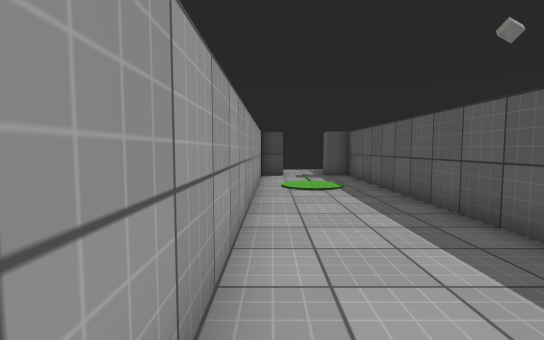
View 1 (above)

12 first-person views from a walk through a scene from a Unity 3-D project. The camera is 1.2 m above the floor, tilts 4° down and sees 85° across. Doors are open. The floor is counted in squares, 1 m on a side. Each view is taken from the middle of a square. On the plan, view 1 faces up. The plan holds only what a view shows up to about 13 squares ahead; the rest is blank. The place goes on beyond the plan. Surface patterns are stand-ins for the level's own textures.

View 2
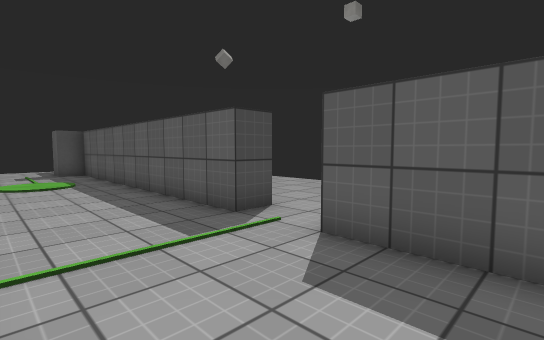

View 3
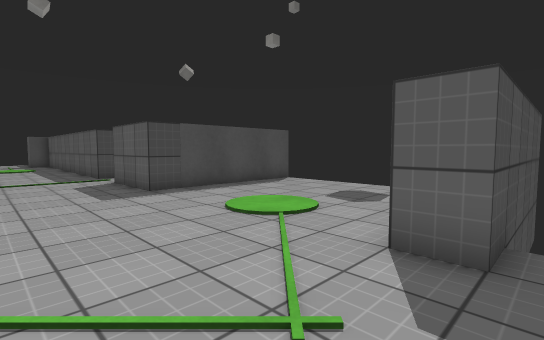

View 4
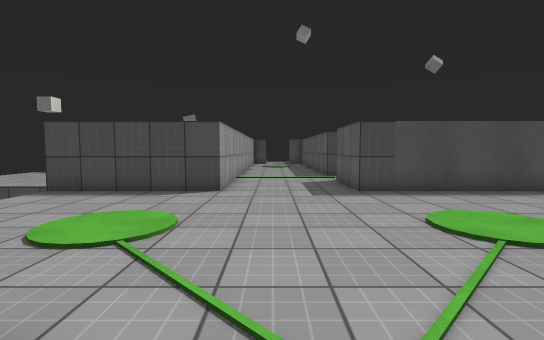

View 5
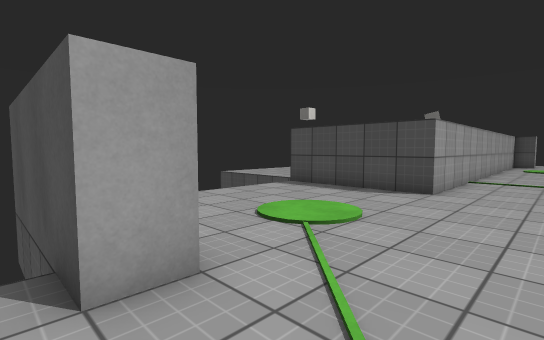

View 6
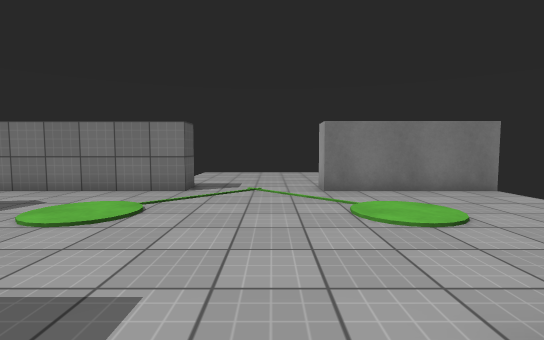

View 7
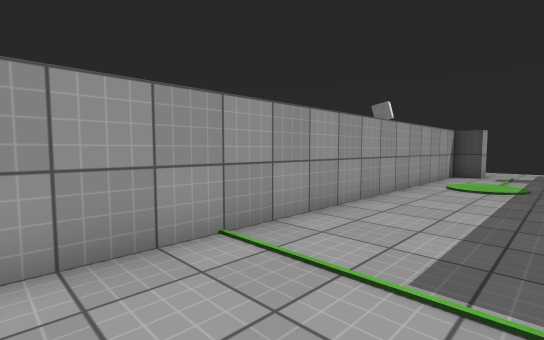

View 8
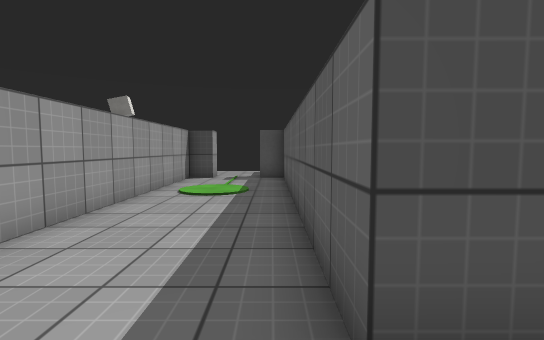

View 9
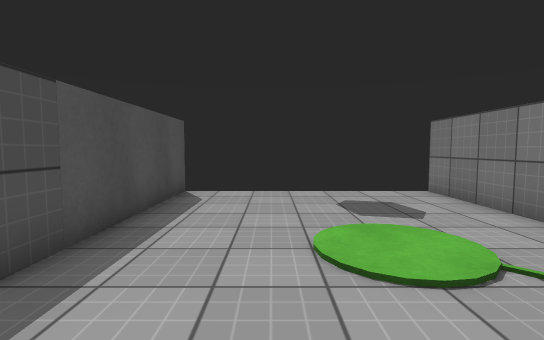

View 10
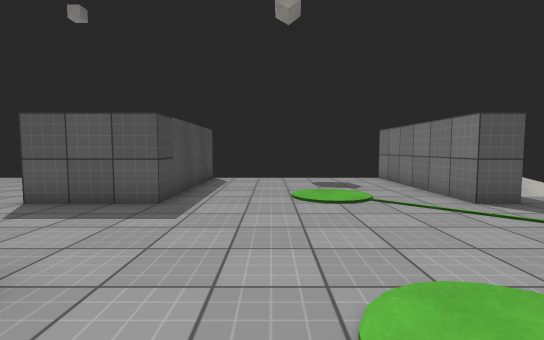

View 11
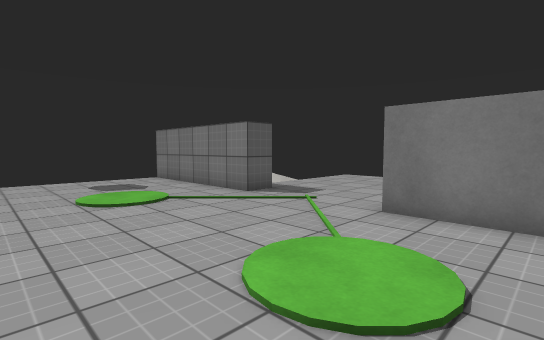

View 12
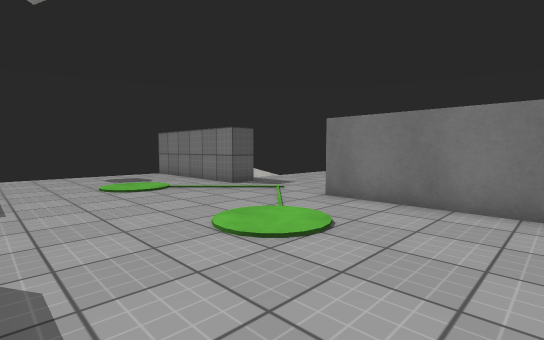

### Floor plan
Points are (right, up) in squares from view 1. A wall is a line through its corners. A room is listed if a view was taken in it or the views show most of it. See-through windows are left out.
Room 1 (views 1, 2, 6, 7, 8, 9, 10, 11, 12)
walls: (3.5, 2.5) (3.5, 13.2); (9.5, -2.5) (3.5, -2.5) (3.5, 0.5); (3.5, -9.5) (9.5, -9.5); (-5.6, -9.5) (-0.5, -9.5); (0.5, 13.5) (-0.5, 13.5) (-0.5, -2.5) (-5.5, -2.5); (3.5, 13.5) (2.5, 13.5)
ways out: open door at (1.5, -10) to room 2; open door at (1.5, 14); open door at (4, 1.5)
Room 2 (views 3, 4, 5)
walls: (-0.5, -10.5) (-5.5, -10.5); (9.5, -10.5) (3.5, -10.5)
ways out: open door at (1.5, -10) to room 1

Positions as (right, up) in squares from view 1, and headings:
1: (0, 0), facing up
2: (0, -2), facing up-right
3: (0, -11), facing up-right
4: (1, -11), facing up
5: (2, -11), facing up-left
6: (1, -1), facing down
7: (3, -1), facing up-left
8: (3, 1), facing up
9: (1, -5), facing right
10: (-3, -5), facing right
11: (-3, -4), facing down-right
12: (-5, -3), facing down-right
